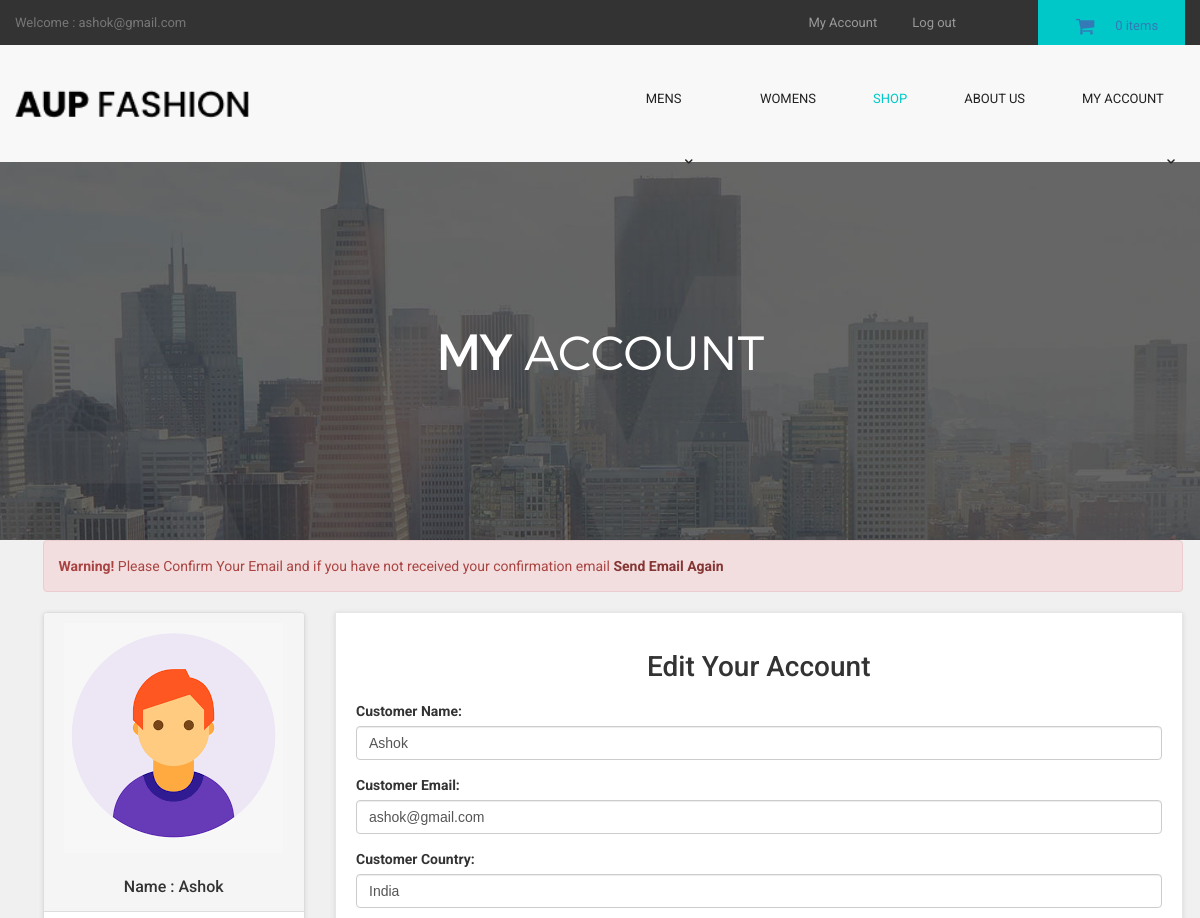
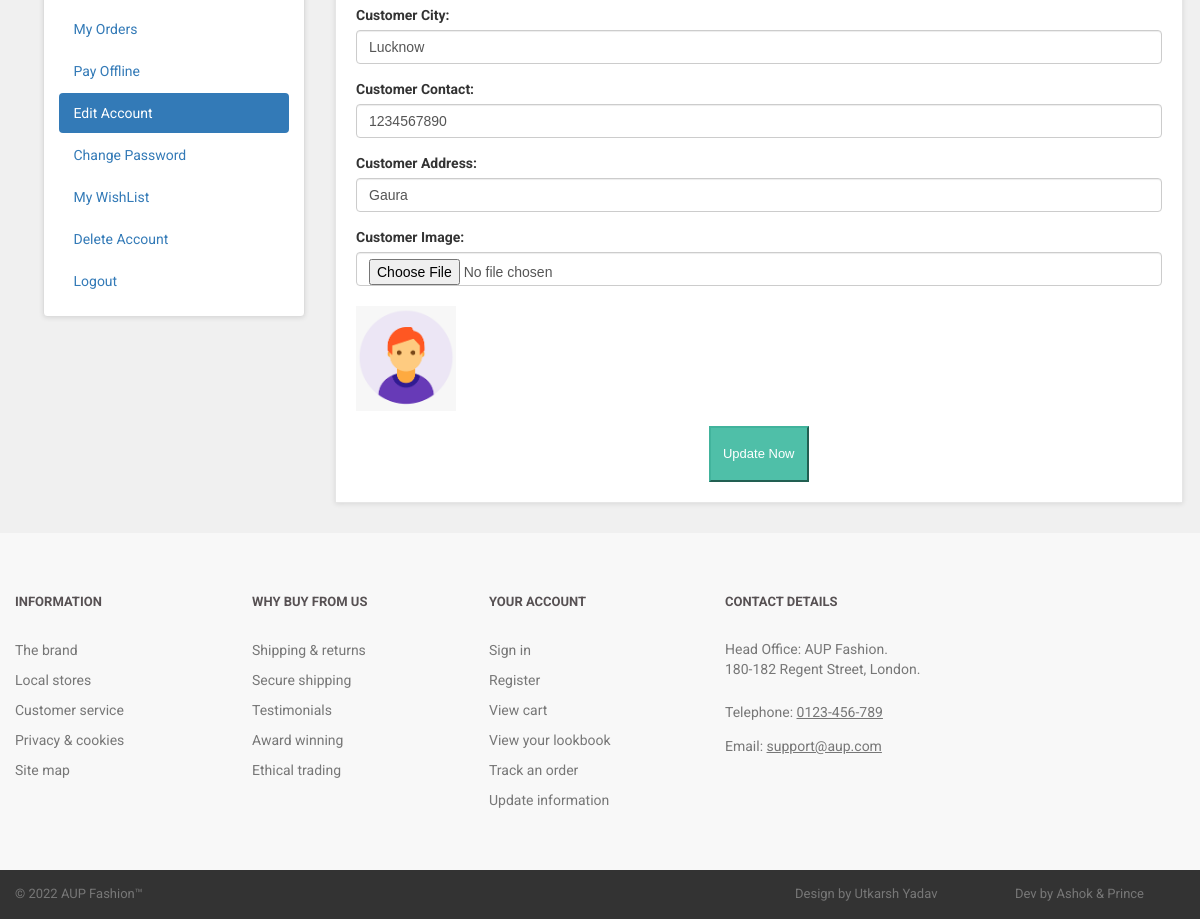
The app's page /customer/my_account.php?edit_account (signed in) with its own data (2 pictures, top to bottom).
### tables this page shows
CREATE TABLE `customers` (
  `customer_id` int(10) NOT NULL,
  `customer_name` varchar(255) NOT NULL,
  `customer_email` varchar(255) NOT NULL,
  `customer_pass` varchar(255) NOT NULL,
  `customer_country` text NOT NULL,
  `customer_city` text NOT NULL,
  `customer_contact` varchar(255) NOT NULL,
  `customer_address` text NOT NULL,
  `customer_image` text NOT NULL,
  `customer_ip` varchar(255) NOT NULL,
  `customer_confirm_code` text NOT NULL
);

### customer/edit_account.php (the view, shortened to what this page needs)
<?php
$customer_session = $_SESSION['customer_email'];
$get_customer = "select * from customers where customer_email='$customer_session'";
$run_customer = mysqli_query($con,$get_customer);
$row_customer = mysqli_fetch_array($run_customer);
$customer_name = $row_customer['customer_name'];
$customer_email = $row_customer['customer_email'];
$customer_country = $row_customer['customer_country'];
$customer_city = $row_customer['customer_city'];
$customer_contact = $row_customer['customer_contact'];
$customer_address = $row_customer['customer_address'];
$customer_image = $row_customer['customer_image'];
?>
<h1 align="center" > Edit Your Account </h1>
<form action="" method="post" enctype="multipart/form-data" >
<div class="form-group" >
<label> Customer Name: </label>
<input type="text" name="c_name" class="form-control" required value="<?php echo $customer_name; ?>">
</div>
<div class="form-group" >
<label> Customer Email: </label>
<input type="text" name="c_email" class="form-control" required value="<?php echo $customer_email; ?>">
</div>
<div class="form-group" >
<label> Customer Country: </label>
<input type="text" name="c_country" class="form-control" required value="<?php echo $customer_country; ?>">
</div>
<div class="form-group" >
<label> Customer City: </label>
<input type="text" name="c_city" class="form-control" required value="<?php echo $customer_city; ?>">
</div>
<div class="form-group" >
<label> Customer Contact: </label>
<input type="text" name="c_contact" class="form-control" required value="<?php echo $customer_contact; ?>">
</div>
<div class="form-group" >
<label> Customer Address: </label>
<input type="text" name="c_address" class="form-control" required value="<?php echo $customer_address; ?>">
</div>
<div class="form-group" >
<label> Customer Image: </label>
<input type="file" name="c_image" class="form-control" required ><br>
<img src="customer_images/<?php echo $customer_image; ?>" width="100" height="100" class="img-responsive" >
</div>
<div class="text-center" >
<button name="update" class="btn btn-primary" >
<i class="fa fa-user-md" ></i> Update Now
</button>
</div>
</form>

### customer/includes/sidebar.php
<div class="panel panel-default sidebar-menu">
<div class="panel-heading">
<?php
$customer_session = $_SESSION['customer_email'];
$get_customer = "select * from customers where customer_email='$customer_session'";
$run_customer = mysqli_query($con,$get_customer);
$row_customer = mysqli_fetch_array($run_customer);
$customer_image = $row_customer['customer_image'];
$customer_name = $row_customer['customer_name'];
if(!isset($_SESSION['customer_email'])){
}
else {
echo "
<center>
<img src='customer_images/$customer_image' class='img-responsive'>
</center>
<br>
<h3 align='center' class='panel-title'> Name : $customer_name </h3>
";
}
?>
</div>
<div class="panel-body">
<ul class="nav nav-pills nav-stacked">
<li class="<?php if(isset($_GET['my_orders'])){ echo "active"; } ?>">
<a href="my_account.php?my_orders"> <i class="fa fa-list"> </i> My Orders </a>
</li>
<li class="<?php if(isset($_GET['pay_offline'])){ echo "active"; } ?>">
<a href="my_account.php?pay_offline"> <i class="fa fa-bolt"></i> Pay Offline </a>
</li>
<li class="<?php if(isset($_GET['edit_account'])){ echo "active"; } ?>">
<a href="my_account.php?edit_account"> <i class="fa fa-pencil"></i> Edit Account </a>
</li>
<li class="<?php if(isset($_GET['change_pass'])){ echo "active"; } ?>">
<a href="my_account.php?change_pass"> <i class="fa fa-user"></i> Change Password </a>
</li>
<li class="<?php if(isset($_GET['my_wishlist'])){ echo "active"; } ?>">
<a href="my_account.php?my_wishlist"> <i class="fa fa-heart"></i> My WishList </a>
</li>
<li class="<?php if(isset($_GET['delete_account'])){ echo "active"; } ?>">
<a href="my_account.php?delete_account"> <i class="fa fa-trash-o"></i> Delete Account </a>
</li>
<li>
<a href="logout.php"> <i class="fa fa-sign-out"></i> Logout </a>
</li>
</ul>
</div>
</div>

### customer/styles/backend.css (style rules this page uses)
html { font-family: "Roboto", Helvetica, Arial, sans-serif; line-height: 1.15; -ms-text-size-adjust: 100%; -webkit-text-size-adjust: 100% }
body { margin: 0 }
h1 { font-size: 2em; margin: .67em 0 }
a { background-color: transparent; -webkit-text-decoration-skip: objects }
img { border-style: none }
button, input, optgroup, select, textarea { font-family: sans-serif; font-size: 100%; line-height: 1.15; margin: 0 }
button, input { overflow: visible }
button, select { text-transform: none }
[type=reset], [type=submit], button, html [type=button] { -webkit-appearance: button }
html { box-sizing: border-box }
body { min-width: 1190px; font-family: Montserrat, sans-serif; font-weight: 400; background-color: white; }
img { max-width: 100%; height: auto }
.btn { display: inline-block; vertical-align: top; font-size: 13px; line-height: 40px; text-decoration: none; -webkit-transition: .3s; transition: .3s }

### styles/style.css (style rules this page uses)
body { font-family: "Roboto", Helvetica, Arial, sans-serif; font-size: 14px; line-height: 1.42857143; color: #333333; background-color: #f0f0f0; overflow-x: hidden; }
.btn-primary { color:rgb(255, 255, 255); background-color:rgb(79, 191, 168); border-color:rgb(65, 179, 156); }
#content .panel.sidebar-menu { box-sizing: border-box; box-shadow: 0 1px 5px rgba(0, 0, 0, 0.1); }
#content .panel.sidebar-menu h3 { padding: 5px 0; margin: 0; }

### records on screen
customers: customer_image (placeholder picture), customer_name "Ashok", c_name "Ashok", c_email "ashok@gmail.com", c_country "India", c_city "Lucknow", c_contact "1234567890", c_address "Gaura"

### other values on screen
$_SESSION['customer_email'] "ashok@gmail.com"
$count_items "0"
